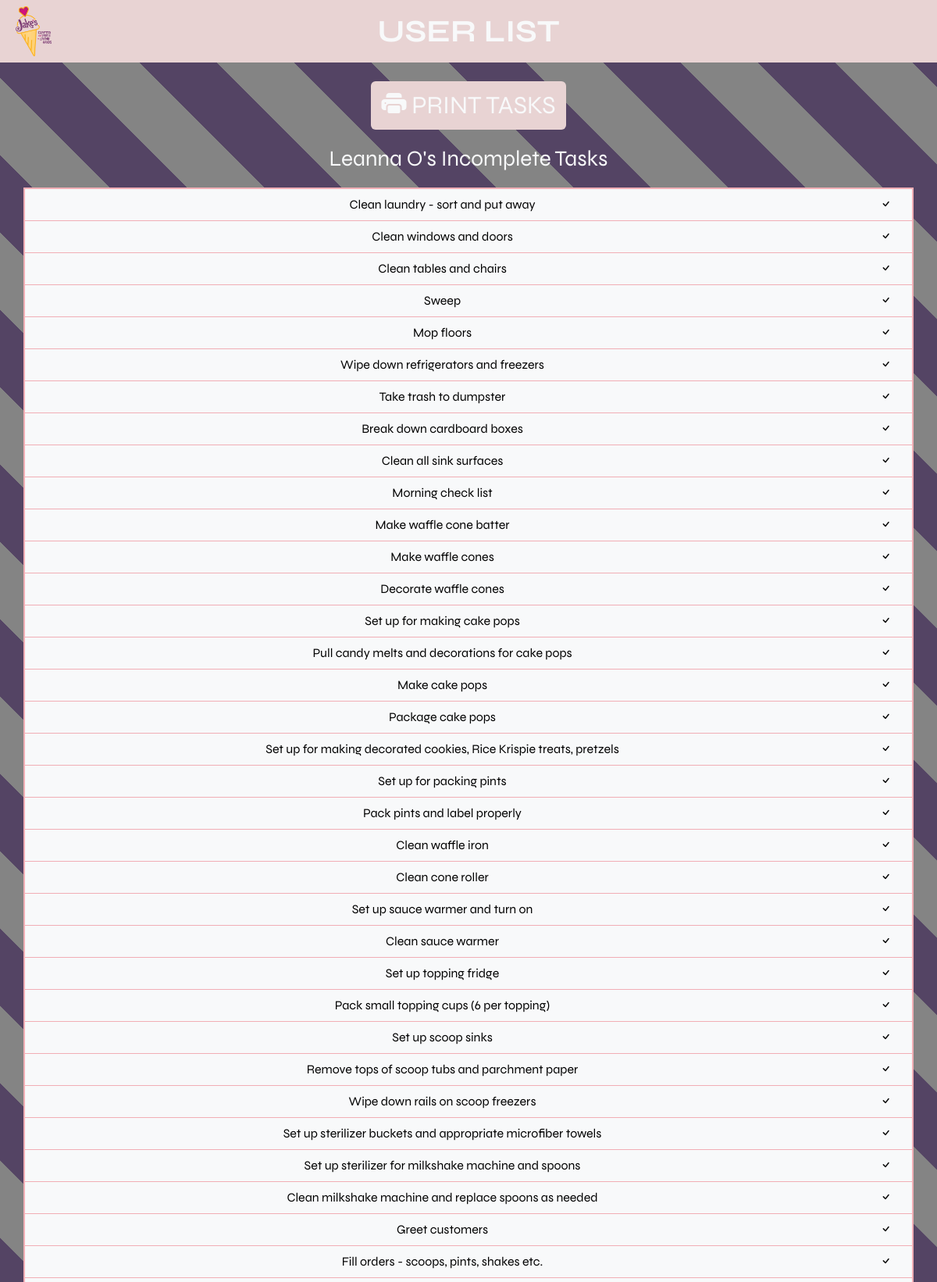
The page /tasks/14 (upper part) on the database its author committed.
### tasklist/models.py (models this page shows, shortened)
class User(db.Model):
    __tablename__ = "user"
    id = Column(Integer, primary_key=True)
    name = Column(String)
    order = Column(Integer)
    tasks = relationship("Link", back_populates="user")

class Link(db.Model):
    __tablename__ = "link"
    user_id = Column(Integer, ForeignKey("user.id"), primary_key=True)
    task_id = Column(Integer, ForeignKey('task.id'), primary_key=True)
    user = relationship("User", back_populates="tasks")
    task = relationship("Task", back_populates="users")
    complete = Column(Boolean, default=False)
    order = Column(Integer)

class Task(db.Model):
    __tablename__ = "task"
    id = Column(Integer, primary_key=True)
    name = Column(String)
    order = Column(Integer)
    users = relationship("Link", back_populates="task")

### tasklist/controllers.py (the view)
def tasks(user_id):
    da_user = db.session.query(User).filter_by(id=user_id).first()
    da_users_tasks = db.session.query(Link).filter_by(user_id=user_id).order_by(Link.order).all()
    return render_template("tasks.html", user=da_user, user_id=user_id, tasks=da_users_tasks)

### tasklist/ui/templates/tasks.html (shortened to what this page needs)
{% extends "base.html" %}
{% block content %}
    <section class="pink">
        <div class="container-fluid d-flex justify-content-between">
            <a href="{{ url_for("main.home") }}">
                <img src="../static/icecream.webp" style="height: 8vh" class="m-2" alt="Jakes Logo">
            </a>
            <div class="text-center my-auto">
                <p class="fs-1 fw-bold text-light my-auto">USER LIST</p>
            </div>
        </div>
    </section>
    <section class="print-container">
        <div class="container print-container align-items-center text-center">
            <a class="btn pink flex-column align-items-center justify-content-md-center mt-4 mb-2 mx-2 text-light"
               onclick="window.print()">
                <span class="d-inline fs-2">
                    <i class="bi bi-printer-fill"></i>
                    PRINT TASKS
                </span>
            </a>
        </div>
    </section>
    <section>
        <div class="container-fluid">
            <div class="container fs-3 text-light text-center my-2">{{ user.name }}'s Incomplete Tasks</div>
            <div class="container p-0 my-3">
                <div class="table-responsive">
                    <table id="{{ user.id }}-tasktable"
                           class="table table-light table-hover border border-danger-subtle border-2 text-center">
                        <tbody>
                        {% for link in tasks %}
                            {% if link.complete == False %}
                                <tr draggable='true' ondragstart='start()'
                                    ondragover='dragover()' ondragend="endDrag('{{ user.id }}-tasktable')">
                                    <td>{{ link.task.name }}</td>
                                    <td>
                                        <a title="Complete Task"
                                           href="{{ url_for("action.mark_task", task_id=link.task.id, user_id=link.user.id) }}"
                                           class="text-reset text-decoration-none">
                                            <i class="bi bi-check"></i>
                                        </a>
                                    </td>
                                </tr>
                            {% endif %}
                        {% endfor %}
                        </tbody>
                    </table>
                </div>
            </div>
        </div>
    </section>
{% endblock content %}

### tasklist/ui/static/style.css (style rules this page uses)
.pink { background-color: #E8D3D3; }
body { font-family: "Syne", sans-serif }
table { -webkit-user-select: none; -ms-user-select: none; user-select: none; }

### tasklist/ui/templates/tasks.html (style rules this page uses)
body { background-image: linear-gradient(45deg, #848484 25%, #544464 25%, #544464 50%, #848484 50%, #848484 75%, #544464 75%, #544464 100%); background-size: 197.99px 197.99px; }

### rows shown on the page
User: name "Leanna O"
Link: task.name "Clean laundry - sort and put away"
Link: task.name "Clean windows and doors"
Link: task.name "Clean tables and chairs"
Link: task.name "Sweep"
Link: task.name "Mop floors"
Link: task.name "Wipe down refrigerators and freezers"
Link: task.name "Take trash to dumpster"
Link: task.name "Break down cardboard boxes"
Link: task.name "Clean all sink surfaces"
Link: task.name "Morning check list"
Link: task.name "Make waffle cone batter"
Link: task.name "Make waffle cones"
Link: task.name "Decorate waffle cones"
Link: task.name "Set up for making cake pops"
Link: task.name "Pull candy melts and decorations for cake pops"
Link: task.name "Make cake pops"
Link: task.name "Package cake pops"
Link: task.name "Set up for making decorated cookies, Rice Krispie treats, pretzels"
Link: task.name "Set up for packing pints"
Link: task.name "Pack pints and label properly"
Link: task.name "Clean waffle iron"
Link: task.name "Clean cone roller"
Link: task.name "Set up sauce warmer and turn on"
Link: task.name "Clean sauce warmer"
Link: task.name "Set up topping fridge"
Link: task.name "Pack small topping cups (6 per topping)"
Link: task.name "Set up scoop sinks"
Link: task.name "Remove tops of scoop tubs and parchment paper"
Link: task.name "Wipe down rails on scoop freezers"
Link: task.name "Set up sterilizer buckets and appropriate microfiber towels"
Link: task.name "Set up sterilizer for milkshake machine and spoons"
Link: task.name "Clean milkshake machine and replace spoons as needed"
Link: task.name "Greet customers"
Link: task.name "Fill orders - scoops, pints, shakes etc."
